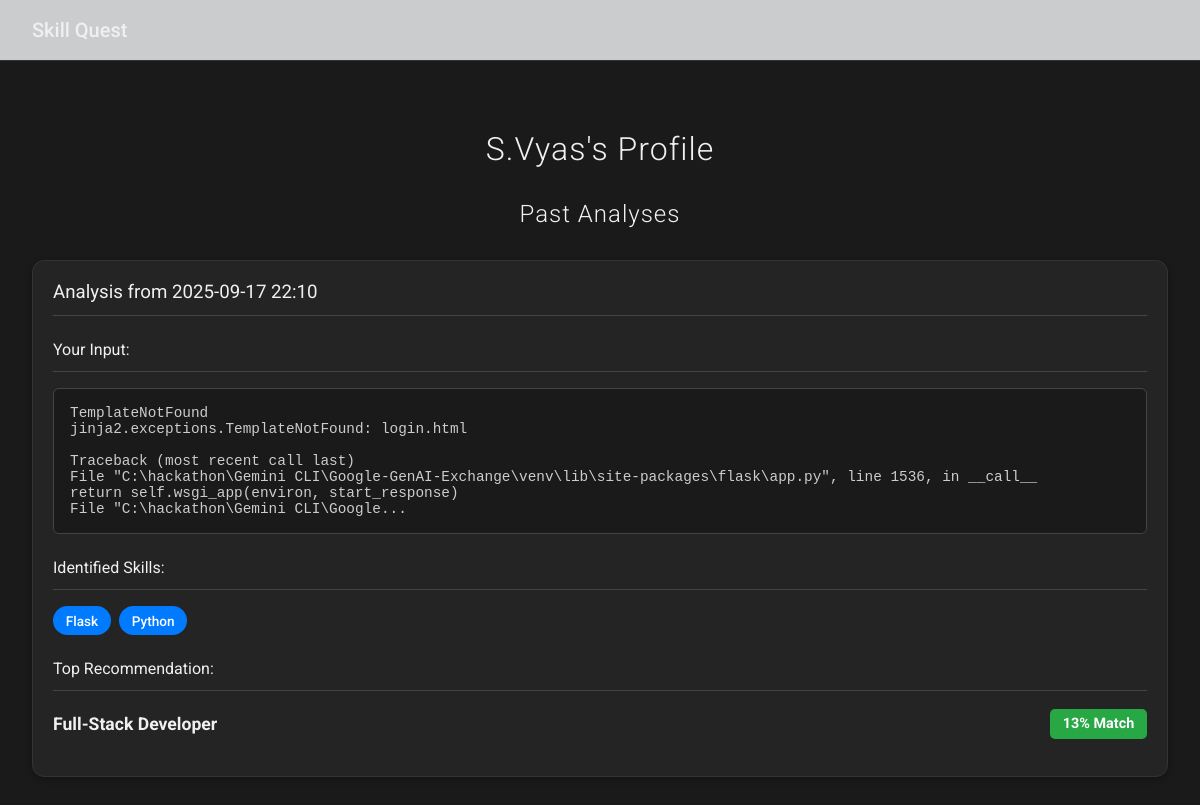
The app's page /profile (signed in), older data.
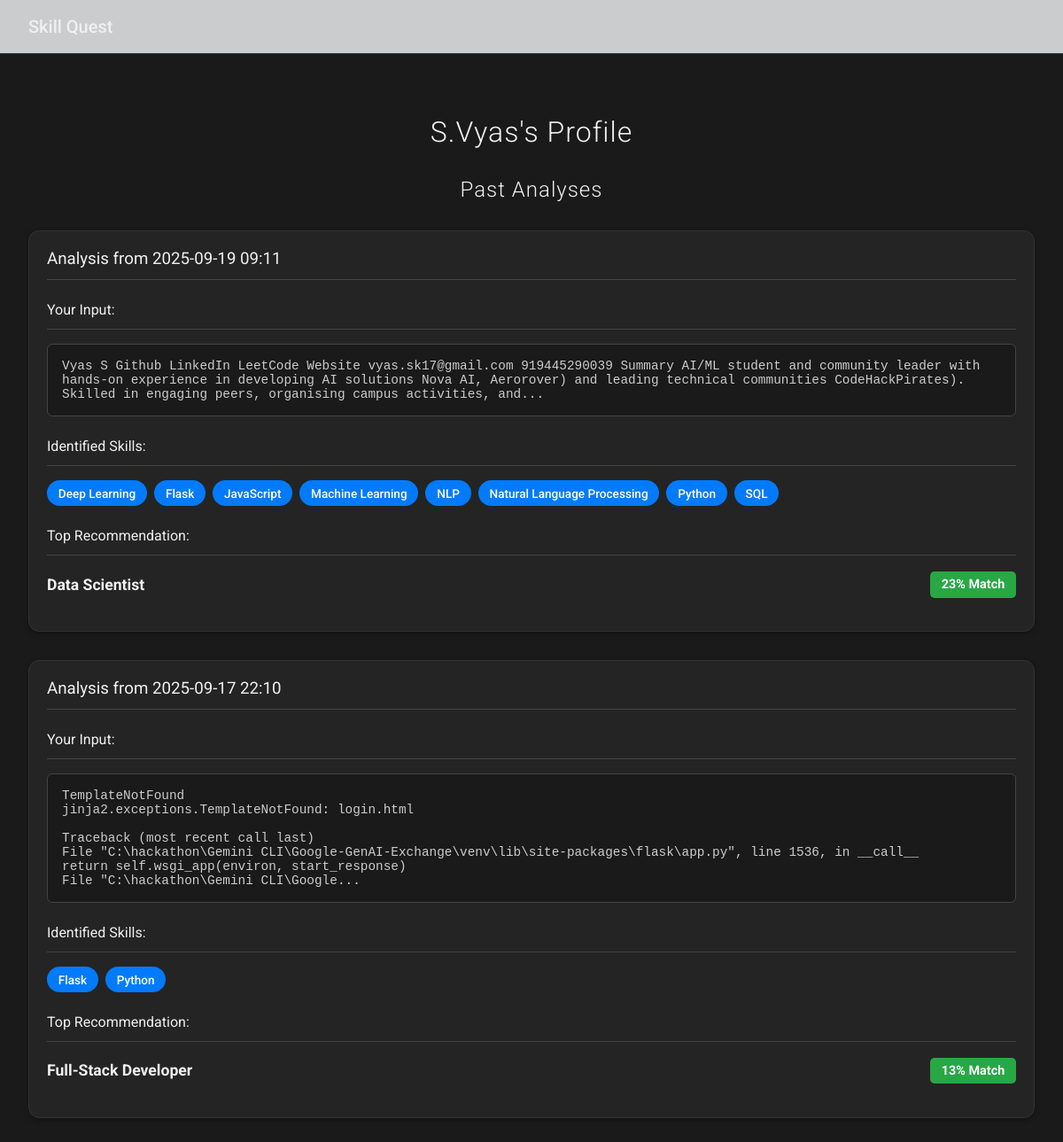
The same page, newer data.
### app.py (models this page shows, shortened)
class User(db.Model, UserMixin):
    id = db.Column(db.Integer, primary_key=True)
    username = db.Column(db.String(20), unique=True, nullable=False)
    password_hash = db.Column(db.String(60), nullable=False)

class Analysis(db.Model):
    id = db.Column(db.Integer, primary_key=True)
    user_id = db.Column(db.Integer, db.ForeignKey('user.id'), nullable=False)
    user_input = db.Column(db.Text, nullable=False)
    analysis_results = db.Column(db.JSON, nullable=False)
    timestamp = db.Column(db.DateTime, nullable=False, default=datetime.utcnow)
    author = db.relationship('User', backref=db.backref('analyses', lazy=True))

### app.py (the view)
@app.route('/profile')
@login_required
def profile():
    past_analyses = Analysis.query.filter_by(user_id=current_user.id).order_by(Analysis.timestamp.desc()).all()
    return render_template('profile.html', analyses=past_analyses, title="My Profile")

### app.py (called while the page is built)
@login_manager.user_loader
def load_user(user_id):
    return db.session.get(User, int(user_id))

### templates/profile.html
{% extends "base.html" %}
{% block content %}
<div class="profile-container">
    <h1>{{ current_user.username }}'s Profile</h1>
    <h2>Past Analyses</h2>
    {% if analyses %}
        <div class="analysis-history">
            {% for analysis in analyses %}
            <a href="{{ url_for('view_analysis', analysis_id=analysis.id) }}" class="analysis-card-link">
                <div class="career-card analysis-card">
                    <div class="analysis-header">
                        <h3>Analysis from {{ analysis.timestamp.strftime('%Y-%m-%d %H:%M') }}</h3>
                    </div>
                    <div class="analysis-body">
                        <h4>Your Input:</h4>
                        <pre class="input-preview">{{ analysis.user_input[:300] }}{% if analysis.user_input|length > 300 %}...{% endif %}</pre>
                        <h4>Identified Skills:</h4>
                        <div class="skills-container">
                            {% for skill in analysis.analysis_results.user_skills %}
                                <span class="skill-tag-user">{{ skill }}</span>
                            {% endfor %}
                        </div>
                        <h4>Top Recommendation:</h4>
                        {% if analysis.analysis_results.recommendations and analysis.analysis_results.recommendations|length > 0 %}
                            {% set top_rec = analysis.analysis_results.recommendations[0] %}
                            <p class="top-rec-summary">
                                <strong>{{ top_rec.career.title }}</strong>
                                <span class="match-score">{{ (top_rec['score'] * 100) | int }}% Match</span>
                            </p>
                        {% else %}
                            <p>No recommendations were generated for this analysis.</p>
                        {% endif %}
                    </div>
                </div>
            </a>
            {% endfor %}
        </div>
    {% else %}
        <p>You have no past analyses. Go to the <a href="{{ url_for('index') }}">home page</a> to get started!</p>
    {% endif %}
</div>
{% endblock %}

### templates/base.html (shortened to what this page needs)
<!DOCTYPE html>
<html lang="en">
<head>
    <link rel="stylesheet" href="{{ url_for('static', filename='style.css') }}">
</head>
<body>
    <header class="app-header">
        <div class="header-container">
            <a href="{{ url_for('index') }}" class="app-brand">Skill Quest</a>
            <div class="header-links">
                {% if current_user.is_authenticated %}
                    <a href="{{ url_for('profile') }}">Profile</a>
                    <a href="{{ url_for('logout') }}">Logout</a>
                {% else %}
                    <a href="{{ url_for('login') }}">Login</a>
                    <a href="{{ url_for('signup') }}">Sign Up</a>
                {% endif %}
            </div>
        </div>
    </header>
    {% block content %}{% endblock %}
</body>
</html>

### static/style.css (style rules this page uses)
:root { --bg-primary: #1a1a1a; --bg-secondary: #242424; --bg-tertiary: #333; --text-primary: #f0f0f0; --text-secondary: #ccc; --text-muted: #aaa; --border-color: #333; --border-color-strong: #444; --accent-primary: #007bff; --accent-primary-hover: #0056b3; --accent-secondary: #00aaff; --accent-success: #28a745; --accent-warning: #e89f23; --accent-warning-text: #1a1a1a; --accent-danger: #ff4d4d; --shadow-color: rgba(0, 0, 0, 0.3); --shadow-color-light: rgba(0, 0, 0, 0.2); --shadow-color-focus: rgba(0, 123, 255, 0.25); --spinner-track: #444; --spinner-overlay-bg: rgba(26, 26, 26, 0.85); }
body { font-family: "Roboto", -apple-system, BlinkMacSystemFont, "Segoe UI", Helvetica, Arial, sans-serif; margin: 0; background-color: var(--bg-primary); color: var(--text-primary); transition: background-color 0.3s; }
.app-header { padding: 0 2rem; position: sticky; top: 0; z-index: 900; background-color: rgba(248, 249, 250, 0.8); backdrop-filter: saturate(180%) blur(5px); border-bottom: 1px solid var(--border-color); }
.header-container { max-width: 1200px; margin: 0 auto; display: flex; align-items: center; height: 60px; justify-content: space-between; }
.app-brand { font-size: 1.25rem; font-weight: 500; color: var(--text-primary); text-decoration: none; }
.header-links { display: flex; align-items: center; gap: 1.5rem; }
.header-links a { font-size: 0.9rem; font-weight: 500; color: var(--text-secondary); text-decoration: none; transition: color 0.2s; }
.summary-card, .career-card { background-color: var(--bg-secondary); border: 1px solid var(--border-color); border-radius: 12px; padding: 20px; margin-bottom: 16px; box-shadow: 0 2px 6px var(--shadow-color); transition: transform 0.2s ease-in-out, box-shadow 0.2s ease-in-out; text-align: left; }
.summary-card h2, .career-card h3, .career-card h4 { margin-top: 0; border-bottom: 1px solid var(--border-color-strong); padding-bottom: 0.75rem; margin-bottom: 1rem; font-weight: 400; }
.skills-container { display: flex; flex-wrap: wrap; gap: 0.5rem; margin-bottom: 1.5rem; }
.skill-tag-user, .skill-tag-gap { padding: 0.4rem 0.8rem; border-radius: 15px; font-size: 0.85rem; font-weight: 500; }
.skill-tag-user { background-color: var(--accent-primary); color: #fff; }
.match-score { background-color: var(--accent-success); color: #fff; padding: 0.4rem 0.8rem; border-radius: 5px; font-weight: bold; font-size: 0.9rem; white-space: nowrap; }
.profile-container { max-width: 1200px; margin: 2rem auto; padding: 1rem 2rem; animation: fadeInUp 0.6s ease-out; }
.profile-container h1, .profile-container h2 { text-align: center; font-weight: 300; letter-spacing: 1px; margin-bottom: 2rem; }
.analysis-card-link { text-decoration: none; color: inherit; display: block; }
.analysis-card { margin-bottom: 2rem; }
.analysis-card h4 { margin-top: 1.5rem; border-bottom: 1px solid var(--border-color-strong); padding-bottom: 0.75rem; margin-bottom: 1rem; font-weight: 400; }
.input-preview { background-color: var(--bg-primary); padding: 1rem; border-radius: 6px; border: 1px solid var(--border-color-strong); white-space: pre-wrap; word-break: break-word; font-family: monospace; font-size: 0.9rem; color: var(--text-secondary); }
.top-rec-summary { display: flex; justify-content: space-between; align-items: center; font-size: 1.1rem; }

Row changes from the older to the newer data that the page shows:
added Analysis: timestamp "2025-09-19 09:11", user_input "Vyas S Github LinkedIn LeetCode Website vyas.sk17@gmail.com 919445290039 Summary AI/ML student and community leader with hands-on experience in developing AI solutions Nova AI, Aerorover) and leading technical communities CodeHackPirates). Skilled in engaging peers, organising campus activities, and", user_skills "Deep Learning" "Flask" "JavaScript" "Machine Learning" "NLP" "Natural Language Processing" "Python" "SQL", career "Data Scientist", score "23"
